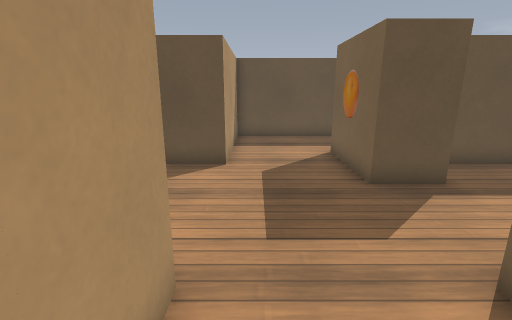
View 1 (above)

23 first-person views from a walk through a Godot game level. The camera is 1.2 m above the floor, tilts 14° down and sees 85° across. The floor is counted in squares, 0.5 m on a side. Each view is taken from the middle of a square. On the plan, view 1 faces up. The plan holds only what a view shows up to about 18 squares ahead; the rest is blank. Some surface patterns are stand-ins.

View 2
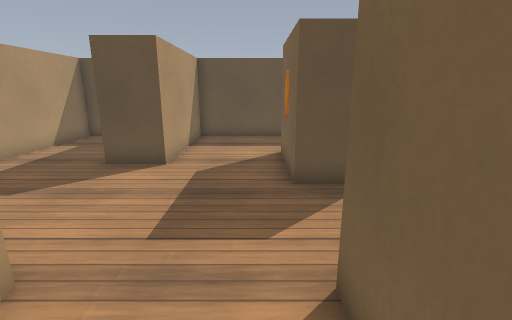

View 3
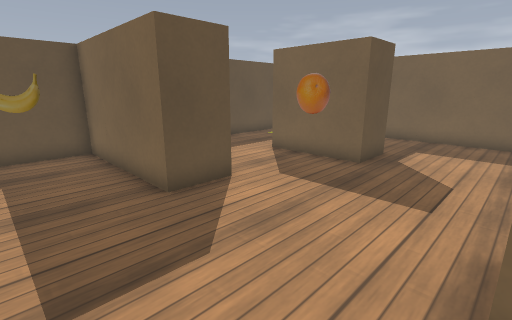

View 4
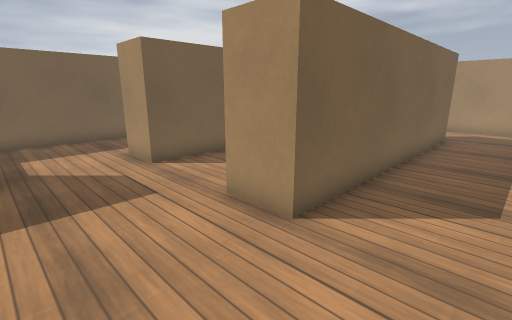

View 5
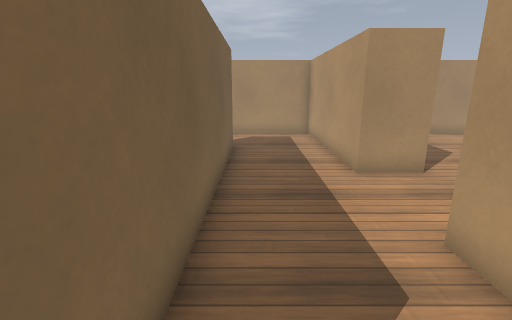

View 6
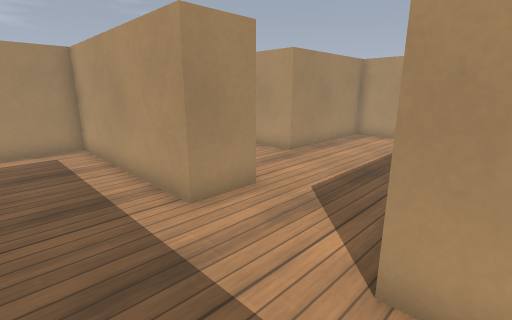

View 7
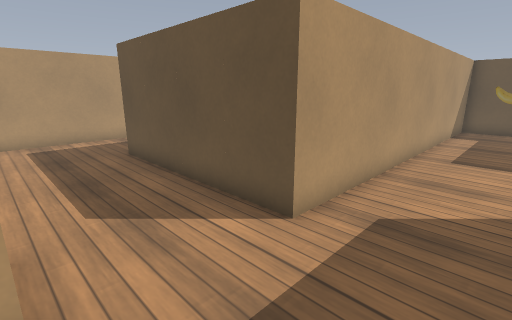

View 8
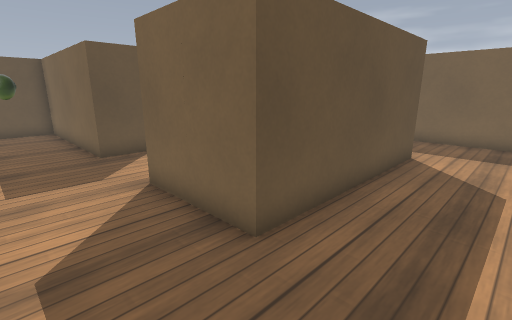

View 9
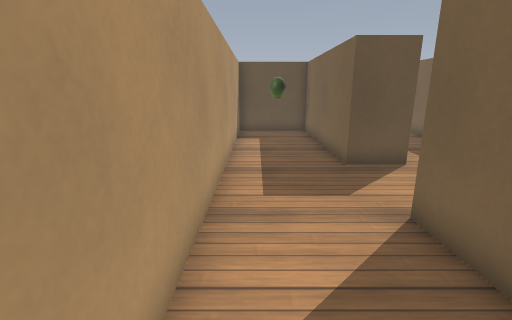

View 10
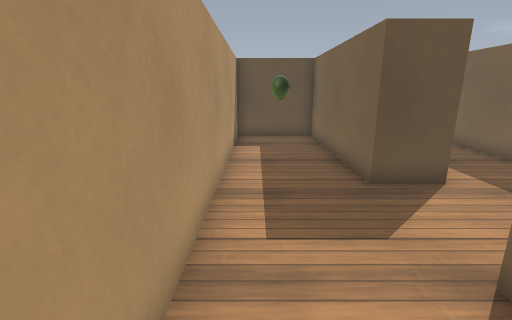

View 11
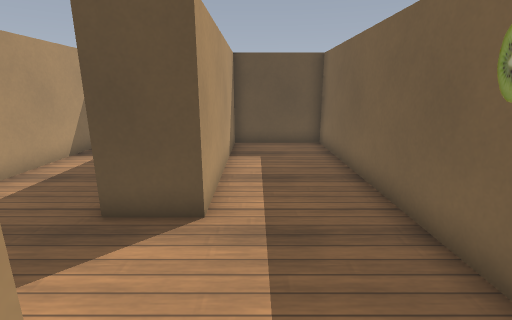

View 12
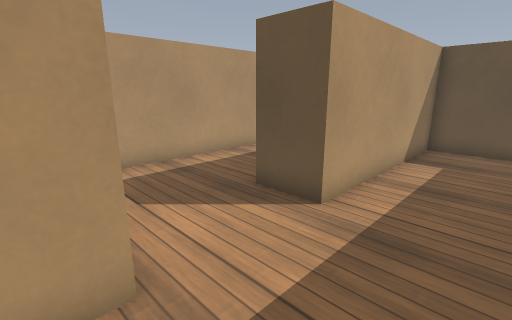

View 13
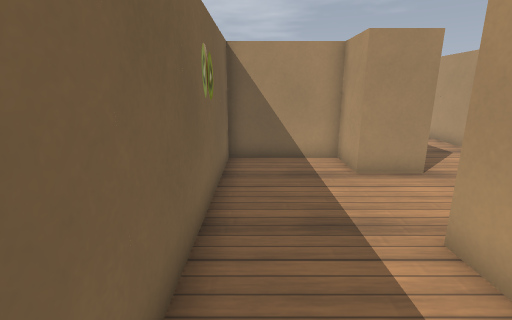

View 14
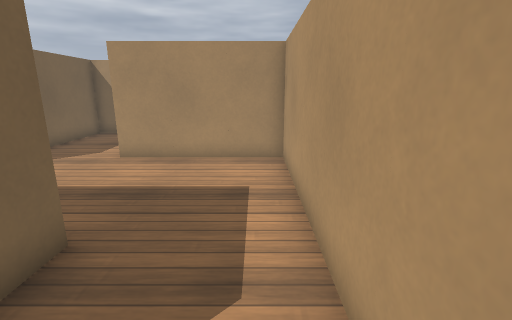

View 15
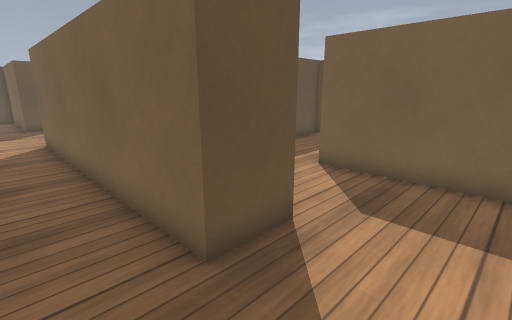

View 16
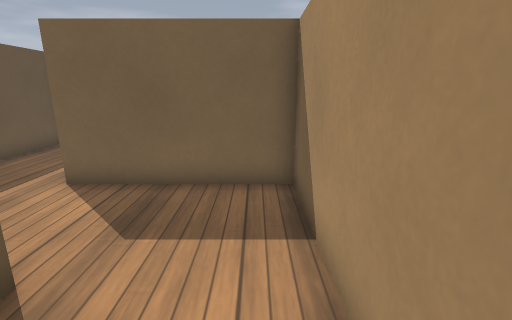

View 17
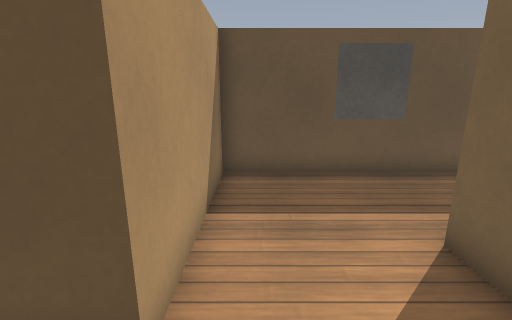

View 18
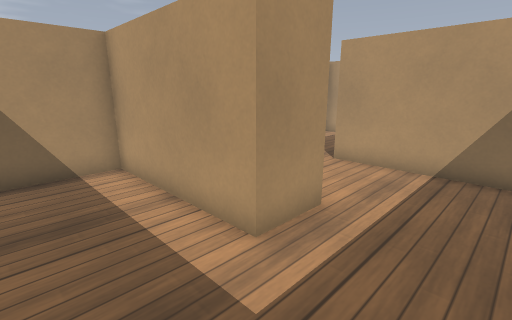

View 19
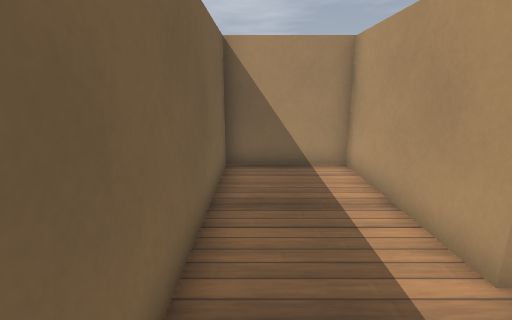

View 20
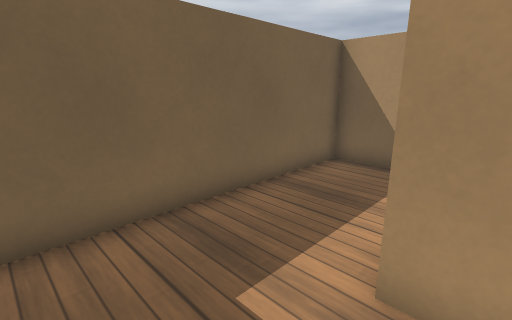

View 21
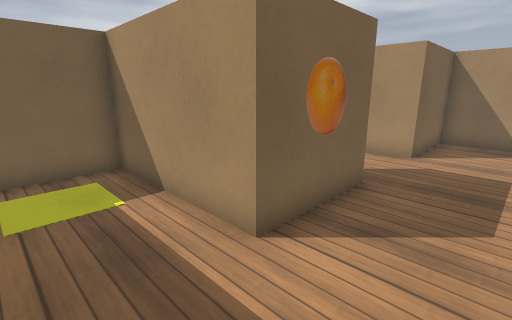

View 22
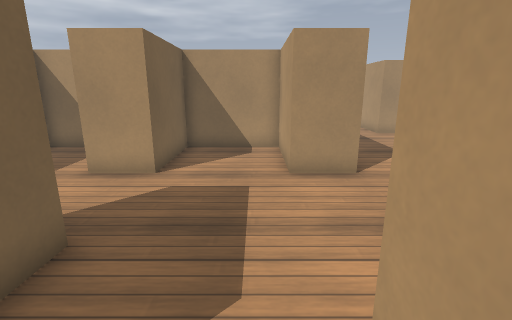

View 23
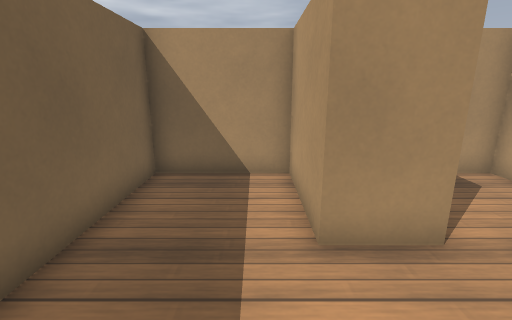

### Floor plan
Points are (right, up) in squares from view 1. A wall is a line through its corners. A room is listed if a view was taken in it or the views show most of it. See-through windows are left out.
Room 1 (views 1, 2, 4, 21, 22, 23)
walls: (5.1, 7) (3, 7) (3, 11) (9, 11) (9, 13.9); (-3, 3) (-1, 3) (-1, -1) (3, -1) (3, 3) (5, 3) (5, -1) (9, -1) (9, 8.5); (8.5, 9) (6.4, 9); (7.5, 15) (-1, 15) (-1, 9) (-3, 9) (-3, 15) (-7, 15) (-7, 4.5)
ways out: opening at (-5, 3.7) to room 2
objects: other object (6, 12) to (8, 14)
Room 2 (views 3, 5, 6, 7, 8, 9, 10, 11, 12, 13, 14, 15, 16, 17, 18, 19, 20)
walls: (-9.1, -5) (-7, -5) (-7, -13) (3, -13) (3, -7) (5, -7) (5, -13) (9, -13) (9, -3) (-1, -3) (-1, -9) (-3, -9) (-3, 3); (-7, 4.5) (-7, -1) (-15, -1) (-15, 3) (-13, 3) (-13, 1) (-9, 1) (-9, 15) (-13, 15) (-13, 7) (-15, 7) (-15, 15) (-19, 15) (-19, -7) (-13, -7) (-13, -9); (-10.1, -13) (-9, -13) (-9, -8.9); (-16.1, -13) (-14, -13)
ways out: opening at (-5, 3.7) to room 1

Where each view was taken, in squares from view 1:
view 1: 0 up, 0 right, facing up
view 2: 0 up, 2 right, facing up
view 3: 3 up, 6 left, facing up-right
view 4: 7 up, 6 left, facing down-right
view 5: 3 up, 4 left, facing down
view 6: 0 up, 4 left, facing down-left
view 7: 5 down, 4 left, facing up-left
view 8: 4 down, 18 left, facing up-right
view 9: 2 down, 18 left, facing up
view 10: 0 up, 18 left, facing up
view 11: 2 up, 12 left, facing up
view 12: 2 up, 10 left, facing up-left
view 13: 11 up, 10 left, facing down
view 14: 3 up, 18 left, facing down
view 15: 12 down, 5 left, facing up-right
view 16: 12 down, 4 left, facing right
view 17: 11 down, 0 right, facing up
view 18: 4 down, 8 right, facing down-left
view 19: 4 down, 8 right, facing down
view 20: 4 down, 4 right, facing down-right
view 21: 14 up, 0 right, facing down-right
view 22: 11 up, 0 right, facing down
view 23: 7 up, 6 right, facing down
